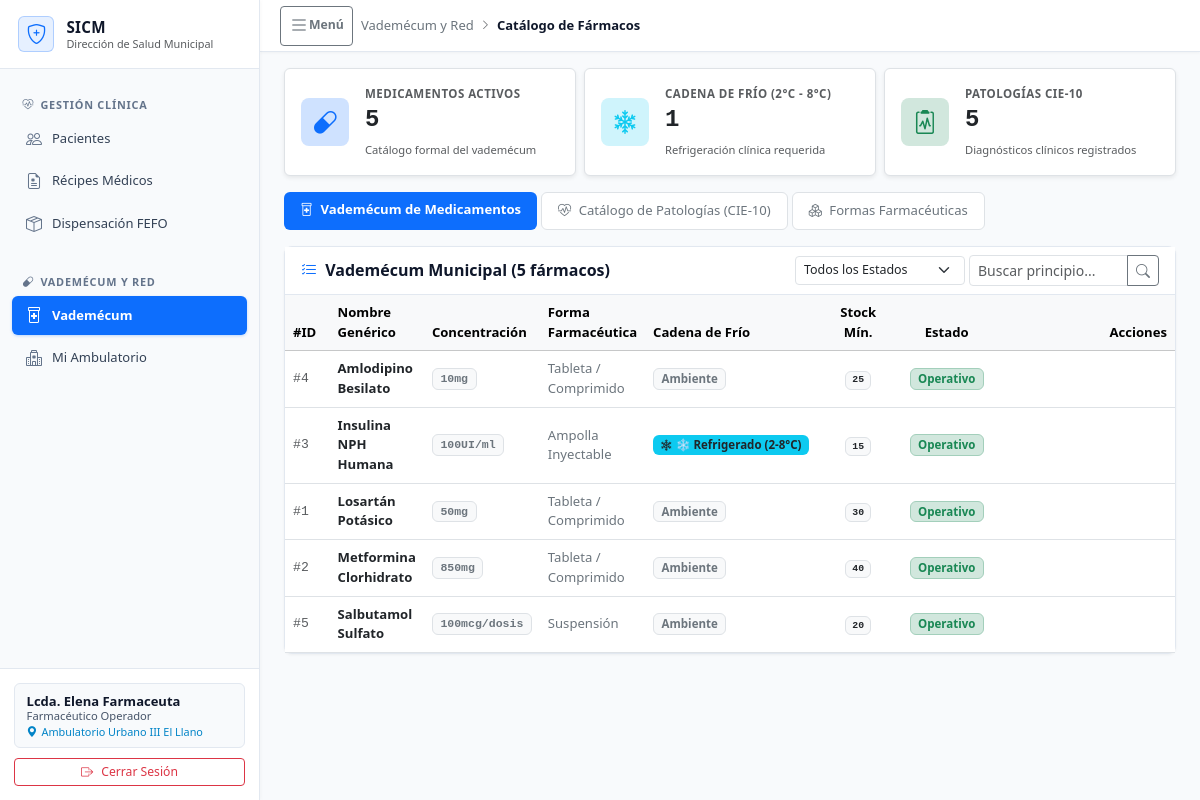
/index.php?tab=medicamentos (signed in), run on the app's committed database.
### tables this page shows
CREATE TABLE IF NOT EXISTS configuracion_institucional (
    id INT PRIMARY KEY DEFAULT 1,
    nombre_sistema VARCHAR(120) NOT NULL DEFAULT 'Sistema Integrado de Control de Medicamentos',
    siglas_sistema VARCHAR(20) NOT NULL DEFAULT 'SICM',
    ente_rector VARCHAR(150) NOT NULL DEFAULT 'Red de Salud Municipal',
    municipio VARCHAR(100) NOT NULL DEFAULT 'Municipio Autónomo',
    logotipo_ruta VARCHAR(255) NULL,
    dias_alerta_fefo INT NOT NULL DEFAULT 60 COMMENT 'Días previos a caducidad para semáforo crítico/alerta',
    updated_at DATETIME NOT NULL DEFAULT CURRENT_TIMESTAMP ON UPDATE CURRENT_TIMESTAMP,
    CONSTRAINT chk_solo_una_fila CHECK (id = 1)
);

CREATE TABLE medicamentos (
    id INT AUTO_INCREMENT PRIMARY KEY,
    nombre_generico VARCHAR(120) NOT NULL,
    concentracion VARCHAR(50) NOT NULL COMMENT 'Ej: 500mg, 100UI/ml, 10mg',
    forma_farmaceutica_id INT NOT NULL,
    requiere_cadena_frio TINYINT(1) NOT NULL DEFAULT 0 COMMENT '1 = Requiere refrigeración estricta (2°C - 8°C)',
    stock_minimo_sugerido INT NOT NULL DEFAULT 20 COMMENT 'Umbral de disparo para reposición y alertas',
    activo TINYINT(1) NOT NULL DEFAULT 1 COMMENT 'Soft delete si se descontinúa',
    created_at DATETIME NOT NULL DEFAULT CURRENT_TIMESTAMP,
    updated_at DATETIME NOT NULL DEFAULT CURRENT_TIMESTAMP ON UPDATE CURRENT_TIMESTAMP,
    INDEX idx_medicamentos_nombre (nombre_generico),
    CONSTRAINT fk_medicamentos_forma FOREIGN KEY (forma_farmaceutica_id) REFERENCES formas_farmaceuticas(id)
);

CREATE TABLE formas_farmaceuticas (
    id INT AUTO_INCREMENT PRIMARY KEY,
    nombre VARCHAR(60) NOT NULL UNIQUE COMMENT 'Tableta / Comprimido, Cápsula, Jarabe, Suspensión, Ampolla'
);

### src/views/tabs/medicamentos/subtab_vademecum.php (the view, shortened to what the rows shown need)
<div class="row g-3">
    <div class="col-12">
        <div class="card-sicm">
            <div class="table-responsive">
                <table class="table table-hover align-middle mb-0 font-sans"
                    style="font-size: 0.82rem;">
                    <thead class="table-light">
                        <tr>
                            <th style="width: 45px;">#ID</th>
                            <th>Nombre Genérico</th>
                            <th>Concentración</th>
                            <th>Forma Farmacéutica</th>
                            <th>Cadena de Frío</th>
                            <th class="text-center" style="width: 85px;">Stock Mín.</th>
                            <th class="text-center" style="width: 95px;">Estado</th>
                            <th class="text-end" style="width: 190px;">Acciones</th>
                        </tr>
                    </thead>
                    <tbody>
                        <?php if (empty($medicamentos)): ?>
                            <tr>
                                <td colspan="8" class="text-center text-muted py-4">
                                    <i class="bi bi-inbox fs-4 d-block mb-1"></i>
                                    No se encontraron medicamentos en el vademécum con los filtros
                                    indicados.
                                </td>
                            </tr>
                        <?php else: ?>
                            <?php foreach ($medicamentos as $med): ?>
                                <tr
                                    class="<?= ((int) $med['activo'] === 0) ? 'table-secondary opacity-75' : '' ?>">
                                    <td class="font-monospace text-muted">#<?= $med['id'] ?></td>
                                    <td>
                                        <span
                                            class="fw-bold text-dark"><?= htmlspecialchars($med['nombre_generico']) ?></span>
                                    </td>
                                    <td>
                                        <span class="badge bg-light text-secondary border font-monospace"
                                            style="font-size: 0.72rem;">
                                            <?= htmlspecialchars($med['concentracion']) ?>
                                        </span>
                                    </td>
                                    <td>
                                        <span
                                            class="text-secondary"><?= htmlspecialchars($med['forma_nombre']) ?></span>
                                    </td>
                                    <td>
                                        <?php if ((int) $med['requiere_cadena_frio'] === 1): ?>
                                            <span class="badge bg-info text-dark" style="font-size: 0.72rem;">
                                                <i class="bi bi-snow2 me-1"></i>❄️ Refrigerado (2-8°C)
                                            </span>
                                        <?php else: ?>
                                            <span class="badge bg-light text-secondary border"
                                                style="font-size: 0.72rem;">
                                                Ambiente
                                            </span>
                                        <?php endif; ?>
                                    </td>
                                    <td class="text-center">
                                        <span class="badge bg-light text-dark border font-monospace">
                                            <?= number_format((int) $med['stock_minimo_sugerido']) ?>
                                        </span>
                                    </td>
                                    <td class="text-center">
                                        <?php if ((int) $med['activo'] === 1): ?>
                                            <span
                                                class="badge bg-success-subtle text-success border border-success-subtle"
                                                style="font-size: 0.72rem;">
                                                Operativo
                                            </span>
                                        <?php endif; ?>
                                    </td>
                                    <td class="text-end">
                                    </td>
                                </tr>
                            <?php endforeach; ?>
                        <?php endif; ?>
                    </tbody>
                </table>
            </div>
        </div>
    </div>
</div>

### src/views/layout/sidebar.php (shortened to what the rows shown need)
<aside class="sicm-sidebar offcanvas-lg offcanvas-start" id="sidebarMenu" tabindex="-1"
            aria-labelledby="sidebarMenuLabel">
            <div class="sicm-sidebar-header d-flex align-items-center justify-content-between">
                <a href="index.php" class="sicm-sidebar-brand">
                    <div class="d-flex flex-column text-truncate" style="min-width: 0;">
                        <span class="brand-title text-truncate"
                            style="font-size: 0.95rem; line-height: 1.25;"><?= htmlspecialchars($configInst['siglas_sistema']) ?></span>
                        <span class="text-muted text-truncate" style="font-size: 0.68rem; line-height: 1.25;"
                            title="<?= htmlspecialchars($configInst['ente_rector']) ?>"><?= htmlspecialchars($configInst['ente_rector']) ?></span>
                    </div>
                </a>
            </div>
        </aside>

### data on the page
configuracion_institucional: siglas_sistema "SICM", ente_rector "Dirección de Salud Municipal"
medicamentos: id "4", nombre_generico "Amlodipino Besilato", concentracion "10mg", forma_farmaceutica.nombre "Tableta / Comprimido", requiere_cadena_frio "Ambiente", stock_minimo_sugerido "25", activo "Operativo"
medicamentos: id "3", nombre_generico "Insulina NPH Humana", concentracion "100UI/ml", forma_farmaceutica.nombre "Ampolla Inyectable", requiere_cadena_frio 1 (drawn), stock_minimo_sugerido "15", activo "Operativo"
medicamentos: id "1", nombre_generico "Losartán Potásico", concentracion "50mg", forma_farmaceutica.nombre "Tableta / Comprimido", requiere_cadena_frio "Ambiente", stock_minimo_sugerido "30", activo "Operativo"
medicamentos: id "2", nombre_generico "Metformina Clorhidrato", concentracion "850mg", forma_farmaceutica.nombre "Tableta / Comprimido", requiere_cadena_frio "Ambiente", stock_minimo_sugerido "40", activo "Operativo"
medicamentos: id "5", nombre_generico "Salbutamol Sulfato", concentracion "100mcg/dosis", forma_farmaceutica.nombre "Suspensión", requiere_cadena_frio "Ambiente", stock_minimo_sugerido "20", activo "Operativo"

### other printed values
$usuario['nombre'] "Lcda. Elena Farmaceuta"
$rolLabel "Farmacéutico Operador"
$seccionNombre "Vademécum y Red"
$moduloNombre "Catálogo de Fármacos"
$kpiMedicamentosActivos "5"
$kpiCadenaFrio "1"
$kpiPatologiasCie "5"
count($medicamentos) "5"
